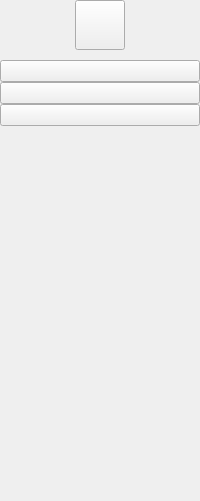
     <widget class="QWidget" name="icon_only_widget" native="true">
      <property name="styleSheet">
       <string notr="true"/>
      </property>
      <layout class="QVBoxLayout" name="verticalLayout_3">
       <property name="spacing">
        <number>0</number>
       </property>
       <property name="leftMargin">
        <number>0</number>
       </property>
       <property name="topMargin">
        <number>0</number>
       </property>
       <property name="rightMargin">
        <number>0</number>
       </property>
       <property name="bottomMargin">
        <number>0</number>
       </property>
       <item>
        <layout class="QHBoxLayout" name="horizontalLayout_3">
         <item>
          <widget class="QPushButton" name="homeButton1">
           <property name="minimumSize">
            <size>
             <width>50</width>
             <height>50</height>
            </size>
           </property>
           <property name="maximumSize">
            <size>
             <width>50</width>
             <height>50</height>
            </size>
           </property>
           <property name="text">
            <string/>
           </property>
           <property name="icon">
            <iconset resource="resources.qrc">
             <normaloff>:/imgs/imgs/home_fixed.png</normaloff>:/imgs/imgs/home_fixed.png</iconset>
           </property>
           <property name="iconSize">
            <size>
             <width>40</width>
             <height>40</height>
            </size>
           </property>
           <property name="checkable">
            <bool>true</bool>
           </property>
           <property name="autoExclusive">
            <bool>true</bool>
           </property>
          </widget>
         </item>
        </layout>
       </item>
       <item>
        <layout class="QVBoxLayout" name="verticalLayout">
         <property name="spacing">
          <number>0</number>
         </property>
         <item>
          <spacer name="verticalSpacer_3">
           <property name="orientation">
            <enum>Qt::Vertical</enum>
           </property>
           <property name="sizeType">
            <enum>QSizePolicy::Fixed</enum>
           </property>
           <property name="sizeHint" stdset="0">
            <size>
             <width>20</width>
             <height>10</height>
            </size>
           </property>
          </spacer>
         </item>
         <item>
          <widget class="QPushButton" name="studentButton1">
           <property name="text">
            <string/>
           </property>
           <property name="icon">
            <iconset resource="resources.qrc">
             <normaloff>:/imgs/imgs/student_transparent.png</normaloff>:/imgs/imgs/student_transparent.png</iconset>
           </property>
           <property name="iconSize">
            <size>
             <width>30</width>
             <height>30</height>
            </size>
           </property>
           <property name="checkable">
            <bool>true</bool>
           </property>
           <property name="autoExclusive">
            <bool>true</bool>
           </property>
          </widget>
         </item>
         <item>
          <widget class="QPushButton" name="programButton1">
           <property name="text">
            <string/>
           </property>
           <property name="icon">
            <iconset resource="resources.qrc">
             <normaloff>:/imgs/imgs/program_fixed.png</normaloff>:/imgs/imgs/program_fixed.png</iconset>
           </property>
           <property name="iconSize">
            <size>
             <width>30</width>
             <height>30</height>
            </size>
           </property>
           <property name="checkable">
            <bool>true</bool>
           </property>
           <property name="autoExclusive">
            <bool>true</bool>
           </property>
          </widget>
         </item>
         <item>
          <widget class="QPushButton" name="collegeButton1">
           <property name="text">
            <string/>
           </property>
           <property name="icon">
            <iconset resource="resources.qrc">
             <normaloff>:/imgs/imgs/college_white_transparent.png</normaloff>:/imgs/imgs/college_white_transparent.png</iconset>
           </property>
           <property name="iconSize">
            <size>
             <width>30</width>
             <height>30</height>
            </size>
           </property>
           <property name="checkable">
            <bool>true</bool>
           </property>
           <property name="autoExclusive">
            <bool>true</bool>
           </property>
          </widget>
         </item>
        </layout>
       </item>
       <item>
        <spacer name="verticalSpacer">
         <property name="orientation">
          <enum>Qt::Vertical</enum>
         </property>
         <property name="sizeHint" stdset="0">
          <size>
           <width>20</width>
           <height>375</height>
          </size>
         </property>
        </spacer>
       </item>
      </layout>
     </widget>
